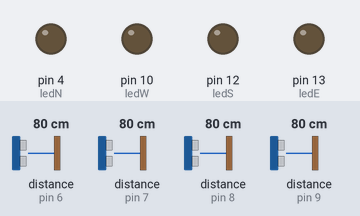
The sketch below on a simulated Arduino Uno, built with avr-gcc and run on an emulated ATmega328P. Shown: output pins drawn as LEDs (lit = HIGH). Wiring (inferred from the names in the program): 4 × ultrasonic range finder: trigger pin 6, echo pin 6 / trigger pin 7, echo pin 7 / trigger pin 8, echo pin 8 / trigger pin 9, echo pin 9. Dashed ring = blinking. The inputs (shaded band) are chosen by the test bench; at power-on: distance to the obstacle (sensors on pin 6, pin 7, pin 8, pin 9) 80 cm. The echo pulse lasts 58.3 µs per cm.

Above: at 1.2 s.
1.3 s: distance to the obstacle (sensor on pin 6) set to 98 cm
2.8 s: distance to the obstacle (sensor on pin 6) set to 104 cm
At 3.39 s:
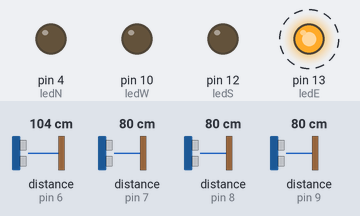
5.8 s: distance to the obstacle (sensor on pin 7) set to 97 cm
8.8 s: distance to the obstacle (sensor on pin 7) set to 105 cm
At 9.58 s:
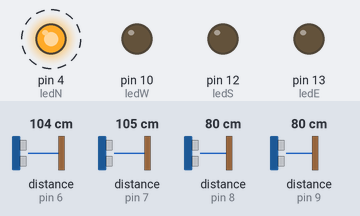
11.8 s: distance to the obstacle (sensor on pin 7) set to 2 cm
At 12.68 s:
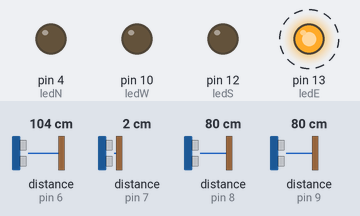
14.8 s: distance to the obstacle (sensor on pin 8) set to 98 cm
17.8 s: distance to the obstacle (sensor on pin 8) set to 104 cm
At 18.83 s:
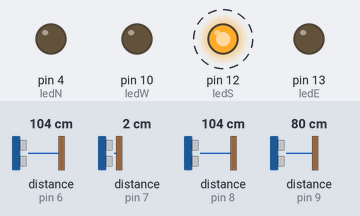
Timing chart, 0 to 21.8 s (numbered marks = the images above; inputs shaded):
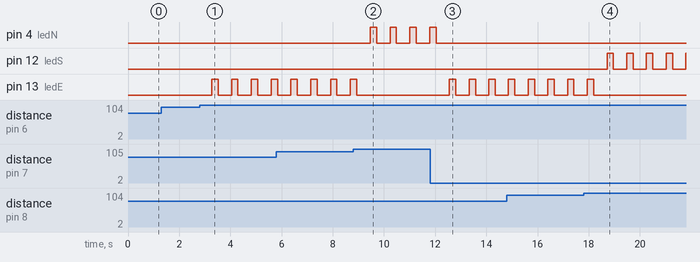

Measured:
- the behaviour switches between 100 and 101 cm on distance to the obstacle (sensor on pin 6) (found by bisection; images 0 and 1)
- the behaviour switches between 100 and 101 cm on distance to the obstacle (sensor on pin 7) (found by bisection; images 1 and 2)
- the behaviour switches between 100 and 101 cm on distance to the obstacle (sensor on pin 8) (found by bisection; images 3 and 4)
- after the input at 1.3 s, every drawn part: stays the same
- after the input at 2.8 s, pin 13 (ledE): alternates HIGH for 0.25 s and LOW for 0.52 s, starting after 0.47 s
- after the input at 8.8 s, pin 4 (ledN): alternates HIGH for 0.25 s and LOW for 0.52 s, starting after 0.66 s; pin 13 (ledE): goes on until 8.9 s, then stays LOW
- after the input at 11.8 s, pin 4 (ledN): goes on until 12.0 s, then stays LOW; pin 13 (ledE): alternates HIGH for 0.25 s and LOW for 0.52 s, starting after 0.76 s
- after the input at 17.8 s, pin 12 (ledS): alternates HIGH for 0.25 s and LOW for 0.52 s, starting after 0.91 s; pin 13 (ledE): goes on until 18.2 s, then stays LOW

The sketch:

Detect_safe_distance.ino
```cpp
#include <LiquidCrystal.h>
const int pingPinS=7;
const int pingPinN=8;
const int pingPinW=6;
const int pingPinE=9;
const int ledN=4;
const int ledS=12;
const int ledW=10;
const int ledE=13;
long mesafe, cm;
long mesafeN, cmN;
long mesafeE, cmE;
long mesafeW, cmW;


void setup(){

}

void loop(){

//south uv
pinMode(pingPinS, OUTPUT);
pinMode(ledN, OUTPUT);

digitalWrite(pingPinS, LOW);
delayMicroseconds(2);
digitalWrite(pingPinS, HIGH);
delayMicroseconds(5);
digitalWrite(pingPinS, LOW);

pinMode(pingPinS, INPUT);
mesafe = pulseIn(pingPinS, HIGH);

//mesafeyi cm ye donustur
cm = mesafe / 58;
//Noth
pinMode(pingPinN, OUTPUT);
pinMode(ledS, OUTPUT);

digitalWrite(pingPinN, LOW);
delayMicroseconds(2);
digitalWrite(pingPinN, HIGH);
delayMicroseconds(5);
digitalWrite(pingPinN, LOW);

pinMode(pingPinN, INPUT);
mesafeN = pulseIn(pingPinN, HIGH);

//mesafeyi cm ye donustur
cmN = mesafeN / 58;
//East
pinMode(pingPinE, OUTPUT);
pinMode(ledW, OUTPUT);

digitalWrite(pingPinE, LOW);
delayMicroseconds(2);
digitalWrite(pingPinE, HIGH);
delayMicroseconds(5);
digitalWrite(pingPinE, LOW);

pinMode(pingPinE, INPUT);
mesafeE = pulseIn(pingPinE, HIGH);

//mesafeyi cm ye donustur
cmE = mesafeE / 58;

//West
pinMode(pingPinW, OUTPUT);
pinMode(ledE, OUTPUT);

digitalWrite(pingPinW, LOW);
delayMicroseconds(2);
digitalWrite(pingPinW, HIGH);
delayMicroseconds(5);
digitalWrite(pingPinW, LOW);

pinMode(pingPinW, INPUT);
mesafeW = pulseIn(pingPinW, HIGH);

//mesafeyi cm ye donustur
cmW = mesafeW / 58;


delay(250);   // 0.25sn bekle
  if(cm>100){
  digitalWrite(ledN, HIGH);
  delay(250);
  digitalWrite(ledN, LOW);
  delay(250);
  }else if(cmN>100){
  digitalWrite(ledS, HIGH);
  delay(250);
  digitalWrite(ledS, LOW);
  delay(250);
  }else if(cmE>100){
  digitalWrite(ledW, HIGH);
  delay(250);
  digitalWrite(ledW, LOW);
  delay(250);
  }else if(cmW>100){
  digitalWrite(ledE, HIGH);
  delay(250);
  digitalWrite(ledE, LOW);
  delay(250);
  }
Serial.println("cm");


}
```
